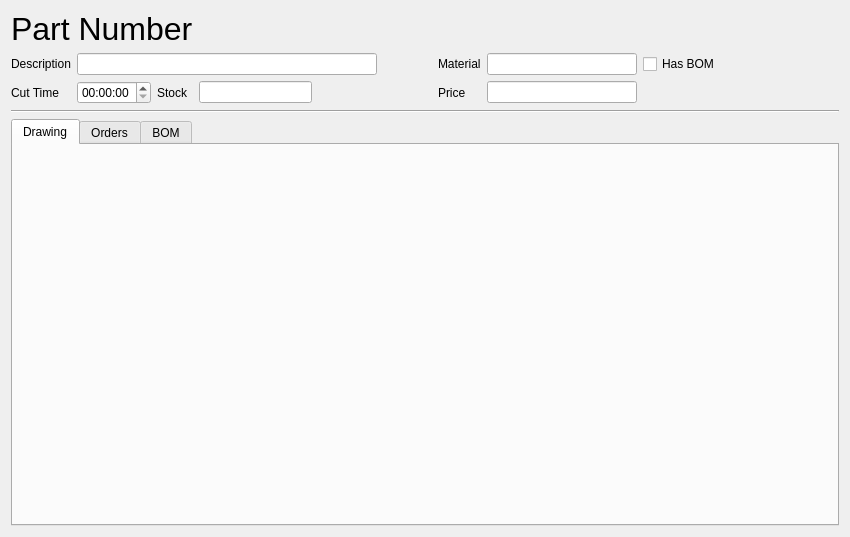
<?xml version="1.0" encoding="UTF-8"?>
<ui version="4.0">
 <class>Form</class>
 <widget class="QWidget" name="Form">
  <property name="geometry">
   <rect>
    <x>0</x>
    <y>0</y>
    <width>850</width>
    <height>537</height>
   </rect>
  </property>
  <property name="windowTitle">
   <string>Form</string>
  </property>
  <layout class="QGridLayout" name="gridLayout">
   <item row="0" column="0" colspan="3">
    <widget class="QLabel" name="part_number">
     <property name="font">
      <font>
       <pointsize>24</pointsize>
      </font>
     </property>
     <property name="text">
      <string>Part Number</string>
     </property>
    </widget>
   </item>
   <item row="0" column="5" colspan="4">
    <spacer name="horizontalSpacer">
     <property name="orientation">
      <enum>Qt::Horizontal</enum>
     </property>
     <property name="sizeHint" stdset="0">
      <size>
       <width>393</width>
       <height>20</height>
      </size>
     </property>
    </spacer>
   </item>
   <item row="1" column="0">
    <widget class="QLabel" name="label_2">
     <property name="text">
      <string>Description</string>
     </property>
    </widget>
   </item>
   <item row="1" column="1" colspan="4">
    <widget class="QLineEdit" name="description">
     <property name="maximumSize">
      <size>
       <width>300</width>
       <height>16777215</height>
      </size>
     </property>
    </widget>
   </item>
   <item row="1" column="5">
    <widget class="QLabel" name="label_3">
     <property name="text">
      <string>Material</string>
     </property>
    </widget>
   </item>
   <item row="1" column="6">
    <widget class="QLineEdit" name="material">
     <property name="minimumSize">
      <size>
       <width>150</width>
       <height>0</height>
      </size>
     </property>
     <property name="maximumSize">
      <size>
       <width>200</width>
       <height>16777215</height>
      </size>
     </property>
    </widget>
   </item>
   <item row="1" column="7">
    <widget class="QCheckBox" name="has_bom">
     <property name="text">
      <string>Has BOM</string>
     </property>
    </widget>
   </item>
   <item row="1" column="8">
    <spacer name="horizontalSpacer_4">
     <property name="orientation">
      <enum>Qt::Horizontal</enum>
     </property>
     <property name="sizeHint" stdset="0">
      <size>
       <width>97</width>
       <height>20</height>
      </size>
     </property>
    </spacer>
   </item>
   <item row="2" column="0">
    <widget class="QLabel" name="label_4">
     <property name="text">
      <string>Cut Time</string>
     </property>
    </widget>
   </item>
   <item row="2" column="1">
    <widget class="QTimeEdit" name="cut_time"/>
   </item>
   <item row="2" column="2">
    <widget class="QLabel" name="label_5">
     <property name="text">
      <string>Stock</string>
     </property>
    </widget>
   </item>
   <item row="2" column="3">
    <widget class="QLineEdit" name="stock"/>
   </item>
   <item row="2" column="4">
    <spacer name="horizontalSpacer_2">
     <property name="orientation">
      <enum>Qt::Horizontal</enum>
     </property>
     <property name="sizeHint" stdset="0">
      <size>
       <width>113</width>
       <height>20</height>
      </size>
     </property>
    </spacer>
   </item>
   <item row="2" column="5">
    <widget class="QLabel" name="label_6">
     <property name="text">
      <string>Price</string>
     </property>
    </widget>
   </item>
   <item row="2" column="6">
    <widget class="QLineEdit" name="cost">
     <property name="maximumSize">
      <size>
       <width>1677215</width>
       <height>16777215</height>
      </size>
     </property>
    </widget>
   </item>
   <item row="2" column="7" colspan="2">
    <spacer name="horizontalSpacer_3">
     <property name="orientation">
      <enum>Qt::Horizontal</enum>
     </property>
     <property name="sizeHint" stdset="0">
      <size>
       <width>181</width>
       <height>20</height>
      </size>
     </property>
    </spacer>
   </item>
   <item row="3" column="0" colspan="9">
    <widget class="Line" name="line">
     <property name="frameShadow">
      <enum>QFrame::Sunken</enum>
     </property>
     <property name="lineWidth">
      <number>1</number>
     </property>
     <property name="midLineWidth">
      <number>0</number>
     </property>
     <property name="orientation">
      <enum>Qt::Horizontal</enum>
     </property>
    </widget>
   </item>
   <item row="4" column="0" colspan="9">
    <widget class="QTabWidget" name="tabWidget">
     <property name="enabled">
      <bool>true</bool>
     </property>
     <property name="currentIndex">
      <number>0</number>
     </property>
     <widget class="QWidget" name="tab_drawing">
      <attribute name="title">
       <string>Drawing</string>
      </attribute>
     </widget>
     <widget class="QWidget" name="tab_orders">
      <attribute name="title">
       <string>Orders</string>
      </attribute>
      <layout class="QGridLayout" name="gridLayout_2">
       <item row="0" column="0">
        <widget class="QTableView" name="table_orders"/>
       </item>
      </layout>
     </widget>
     <widget class="QWidget" name="tab_bom">
      <property name="enabled">
       <bool>true</bool>
      </property>
      <attribute name="title">
       <string>BOM</string>
      </attribute>
      <layout class="QGridLayout" name="gridLayout_3">
       <item row="0" column="0">
        <widget class="QTableView" name="table_bom"/>
       </item>
      </layout>
     </widget>
    </widget>
   </item>
  </layout>
 </widget>
 <resources/>
 <connections/>
</ui>
